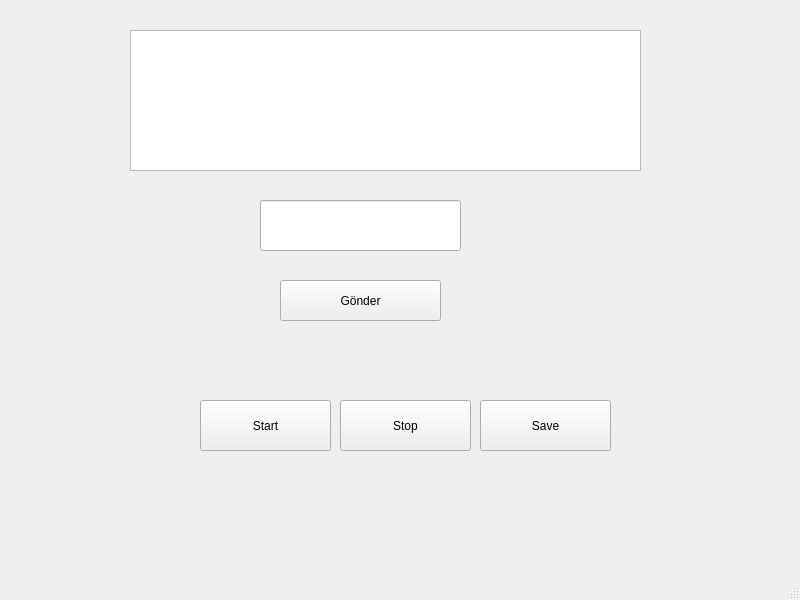
<?xml version="1.0" encoding="UTF-8"?>
<ui version="4.0">
 <class>MainWindow</class>
 <widget class="QMainWindow" name="MainWindow">
  <property name="geometry">
   <rect>
    <x>0</x>
    <y>0</y>
    <width>800</width>
    <height>600</height>
   </rect>
  </property>
  <property name="windowTitle">
   <string>MainWindow</string>
  </property>
  <widget class="QWidget" name="centralwidget">
   <widget class="QTextEdit" name="messageDisplay">
    <property name="geometry">
     <rect>
      <x>130</x>
      <y>30</y>
      <width>511</width>
      <height>141</height>
     </rect>
    </property>
    <property name="readOnly">
     <bool>true</bool>
    </property>
   </widget>
   <widget class="QPushButton" name="sendButton">
    <property name="geometry">
     <rect>
      <x>280</x>
      <y>280</y>
      <width>161</width>
      <height>41</height>
     </rect>
    </property>
    <property name="text">
     <string>Gönder</string>
    </property>
   </widget>
   <widget class="QLineEdit" name="messageInput">
    <property name="geometry">
     <rect>
      <x>260</x>
      <y>200</y>
      <width>201</width>
      <height>51</height>
     </rect>
    </property>
   </widget>
   <widget class="QPushButton" name="startButton">
    <property name="geometry">
     <rect>
      <x>200</x>
      <y>400</y>
      <width>131</width>
      <height>51</height>
     </rect>
    </property>
    <property name="text">
     <string>Start</string>
    </property>
   </widget>
   <widget class="QPushButton" name="stopButton">
    <property name="geometry">
     <rect>
      <x>340</x>
      <y>400</y>
      <width>131</width>
      <height>51</height>
     </rect>
    </property>
    <property name="text">
     <string>Stop</string>
    </property>
   </widget>
   <widget class="QPushButton" name="saveButton">
    <property name="geometry">
     <rect>
      <x>480</x>
      <y>400</y>
      <width>131</width>
      <height>51</height>
     </rect>
    </property>
    <property name="text">
     <string>Save</string>
    </property>
   </widget>
  </widget>
  <widget class="QMenuBar" name="menubar">
   <property name="geometry">
    <rect>
     <x>0</x>
     <y>0</y>
     <width>800</width>
     <height>25</height>
    </rect>
   </property>
  </widget>
  <widget class="QStatusBar" name="statusbar"/>
 </widget>
 <resources/>
 <connections/>
</ui>
